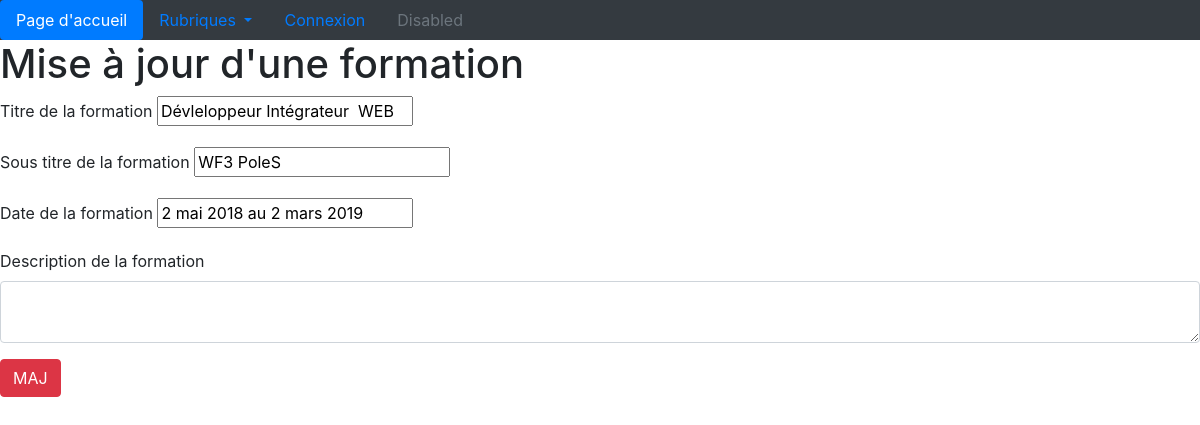
The app's page /admin/modif_formation.php?id_formation=6 with its own data.
### tables this page shows
CREATE TABLE `t_formations` (
  `id_formation` int(3) NOT NULL,
  `titre_form` varchar(150) NOT NULL,
  `stitre_form` varchar(200) NOT NULL,
  `dates_form` varchar(100) NOT NULL,
  `description_form` text NOT NULL,
  `id_utilisateur` int(3) NOT NULL
);

### admin/modif_formation.php (the view, shortened to what this page needs)
<?php require 'connexion.php';
$id_formation = $_GET['id_formation'];
$sql = $pdoCV -> query (" SELECT * FROM t_formations WHERE id_formation='$id_formation' ");
$ligne_formation = $sql -> fetch();
?>
<!DOCTYPE html>
<html lang="fr">
<head>
    <link rel="stylesheet" href="https://stackpath.bootstrapcdn.com/bootstrap/4.1.3/css/bootstrap.min.css">
    <link rel="stylesheet" href="css/style.css">
</head>
<body>
     <?php require 'inc/navigation.php'; ?>
    <h1>Mise à jour d'une formation</h1>
    <div class="form-group">
        <form action="modif_formation.php" method="post">
           <div class="form-group">
                <label for="titre_form">Titre de la formation</label>
                <input type="text" name="titre_form" value="<?php echo $ligne_formation['titre_form']; ?>" required>
           </div>
           <div class="form-group">
                <label for="stitre_form">Sous titre de la formation</label>
                <input type="text" name="stitre_form" value="<?php echo $ligne_formation['stitre_form']; ?>" required>
           </div>
           <div class="form-group">
                <label for="dates_form">Date de la formation</label>
                <input type="text" name="dates_form" value="<?php echo $ligne_formation['dates_form']; ?>" required>
           </div>
           <div class="form-group">
                <label for="description_form">Description de la formation</label>
                <textarea class="form-control" name="description_form" value="<?php echo $ligne_formation['description_form']; ?>"></textarea>
           </div>
            <div class="form-group">
                <button class="btn btn-danger" type="submit">MAJ</button>
            </div>
        </form>
    </div>
</body>
</html>

### records on screen
t_formations: titre_form "Dévleloppeur Intégrateur WEB", stitre_form "WF3 PoleS", dates_form "2 mai 2018 au 2 mars 2019"
